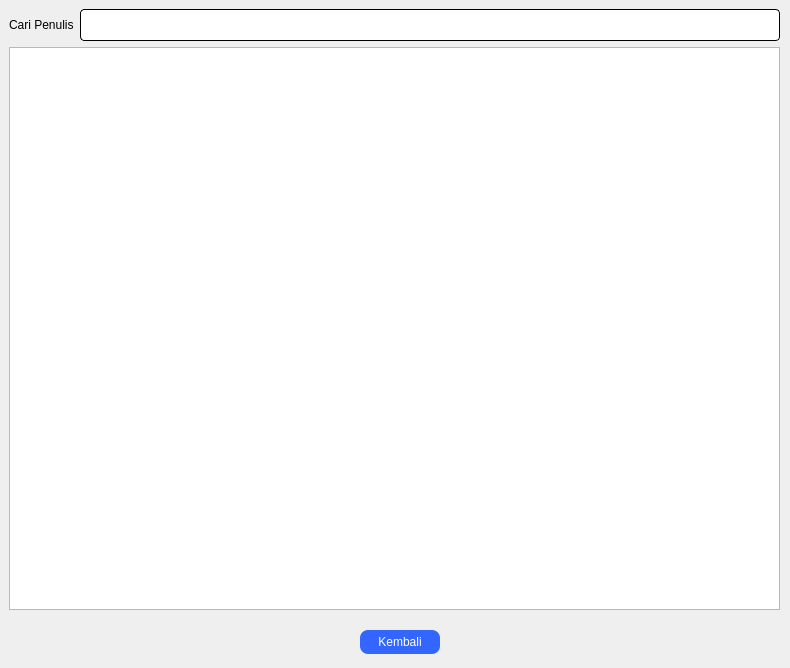
<?xml version="1.0" encoding="UTF-8"?>
<ui version="4.0">
 <class>authorsList</class>
 <widget class="QDialog" name="authorsList">
  <property name="geometry">
   <rect>
    <x>0</x>
    <y>0</y>
    <width>790</width>
    <height>668</height>
   </rect>
  </property>
  <property name="windowTitle">
   <string>Dialog</string>
  </property>
  <widget class="QPushButton" name="backButtton">
   <property name="geometry">
    <rect>
     <x>360</x>
     <y>630</y>
     <width>80</width>
     <height>24</height>
    </rect>
   </property>
   <property name="styleSheet">
    <string notr="true">QPushButton{
color: rgb(255, 255, 255);
font: 10pt &quot;Comic Sans MS&quot;;
border-radius:8px;
padding : 0 8px;
background: #3366FF;
border -radius:10px;
}
QPushButton:hover:!pressed

{
background:#4f85e2;
}
QToolButton
{

border-radius:10px;
bacground:red;
color:red;
}

QPushButton:pressed
{
              font-size: 19px;
              transition: 0.9s; 
}</string>
   </property>
   <property name="text">
    <string>Kembali</string>
   </property>
  </widget>
  <widget class="QWidget" name="">
   <property name="geometry">
    <rect>
     <x>9</x>
     <y>9</y>
     <width>771</width>
     <height>601</height>
    </rect>
   </property>
   <layout class="QVBoxLayout" name="verticalLayout">
    <item>
     <layout class="QHBoxLayout" name="horizontalLayout">
      <item>
       <widget class="QLabel" name="label_9">
        <property name="styleSheet">
         <string notr="true">font: 10pt &quot;Comic Sans MS&quot;;
color: rgb(0, 0, 0);</string>
        </property>
        <property name="text">
         <string>Cari Penulis</string>
        </property>
       </widget>
      </item>
      <item>
       <widget class="QLineEdit" name="value">
        <property name="styleSheet">
         <string notr="true">QLineEdit{
	background-color: rgb(255, 255, 255);
	 border: 1px  solid;
     border-radius: 4px;
	font: 24px
}</string>
        </property>
       </widget>
      </item>
     </layout>
    </item>
    <item>
     <widget class="QTableView" name="authorTableView">
      <property name="styleSheet">
       <string notr="true">QHeaderView::section { background-color: #4f85e2; font: solid}</string>
      </property>
      <property name="selectionMode">
       <enum>QAbstractItemView::SingleSelection</enum>
      </property>
      <property name="selectionBehavior">
       <enum>QAbstractItemView::SelectRows</enum>
      </property>
      <attribute name="verticalHeaderVisible">
       <bool>false</bool>
      </attribute>
     </widget>
    </item>
   </layout>
  </widget>
 </widget>
 <resources/>
 <connections/>
</ui>
